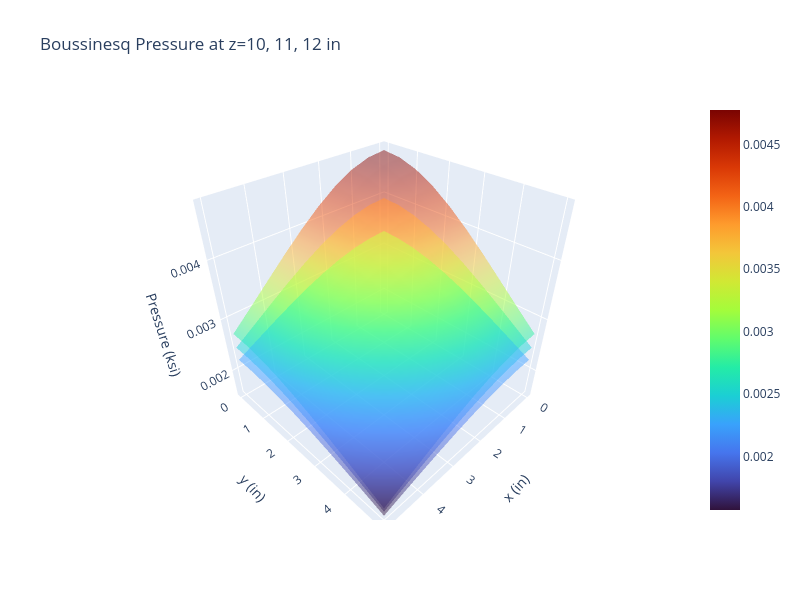

Notebook cell for this chart:
### Code cell
# Multiple Surface Plots on top of each other

x, y = np.linspace(0, 5, 10), np.linspace(0, 5, 10)
z_coordinate = np.linspace(10, 12, 3)

z_all = []

for iz in z_coordinate:
    z = []

    for ix in x:
        new_row = []

        for iy in y:
            point = Point_3d(x=ix, y=iy, z=iz)
            pressure = bous(point)
            new_row.append(bous(point))
        z.append(new_row)

    z_all.append(z)

cmin = find_extreme(z_all, min)
cmax = find_extreme(z_all, max)

fig = go.Figure()

for iz, z_c in enumerate(z_coordinate):
    show_colorbar = True if iz == 0 else False
    fig.add_trace(go.Surface(z=z_all[iz], x=x, y=y, 
                            colorscale="Turbo", opacity=0.5, 
                            name=f"z={z_c}", 
                            cmin=cmin, cmax=cmax,
                            showscale=show_colorbar
                            )
                    )

# Some formatting
z_string = "10, 11, 12"
fig.update_layout(title=f"Boussinesq Pressure at z={z_string} in",
                  width = 800, height=600,
                  scene=dict(
                    xaxis_title="x (in)",
                    yaxis_title = "y (in)",
                    zaxis_title = "Pressure (ksi)"
                    ),
                  )
print(f"{cmin=}, {cmax=}")
fig.show()
